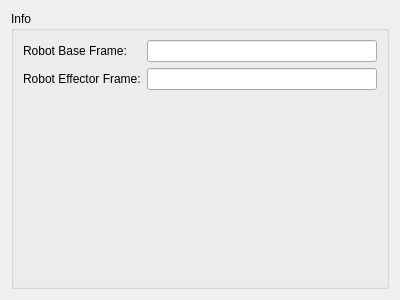
<?xml version="1.0" encoding="UTF-8"?>
<ui version="4.0">
 <class>Form</class>
 <widget class="QWidget" name="Form">
  <property name="geometry">
   <rect>
    <x>0</x>
    <y>0</y>
    <width>400</width>
    <height>300</height>
   </rect>
  </property>
  <property name="windowTitle">
   <string>Form</string>
  </property>
  <layout class="QVBoxLayout" name="verticalLayout">
   <item>
    <widget class="QGroupBox" name="groupBox_4">
     <property name="title">
      <string>Info</string>
     </property>
     <layout class="QFormLayout" name="formLayout">

      
      <item row="1" column="0">
       <widget class="QLabel" name="robotFrameLabel_3">
        <property name="text">
         <string>Robot Base Frame:</string>
        </property>
       </widget>
      </item>
      <item row="1" column="1">
       <widget class="QLineEdit" name="robotBaseFrameLineEdit"/>
      </item>
      <item row="2" column="0">
       <widget class="QLabel" name="robotFrameLabel">
        <property name="text">
         <string>Robot Effector Frame:</string>
        </property>
       </widget>
      </item>
      <item row="2" column="1">
       <widget class="QLineEdit" name="robotEffectorFrameLineEdit"/>
      </item>
     </layout>
    </widget>
   </item>
  </layout>
 </widget>
 <resources/>
 <connections/>
</ui>
